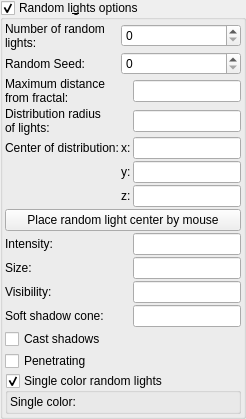
            <widget class="MyGroupBox" name="groupCheck_random_lights_group">
             <property name="toolTip">
              <string>&lt;html&gt;&lt;head/&gt;&lt;body&gt;&lt;p&gt;&lt;img src=&quot;:/tooltips/tooltips_images/random lights placement.png&quot;/&gt;&lt;/p&gt;&lt;p&gt;&lt;span style=&quot; font-weight:600;&quot;&gt;Random seed: &lt;/span&gt;random seed for lights distribution &lt;/p&gt;&lt;p&gt;&lt;span style=&quot; font-weight:600;&quot;&gt;Maximum distance from the fractal: &lt;/span&gt;random lights are placed within this distance from the fractal surface &lt;/p&gt;&lt;p&gt;&lt;span style=&quot; font-weight:600;&quot;&gt;Centre of distribution X, Y, Z: &lt;/span&gt;the centre point for random light distribution. To set this point by mouse pointer, select &amp;quot;Set position of centre for random lights&amp;quot; in Mouse click function combo box in Mandelbulber Render Window &lt;/p&gt;&lt;p&gt;&lt;span style=&quot; font-weight:600;&quot;&gt;Distribution radius of lights: &lt;/span&gt;maximum distance from Centre of distribution where lights can be placed. The random lights appear in the region that matches the condition of being both within this radius and also within the maximum distance from fractal surface.&lt;/p&gt;&lt;p&gt;If this radius is too small to generate random lights, then the program will automatically increase this radius. &lt;/p&gt;&lt;/body&gt;&lt;/html&gt;</string>
             </property>
             <property name="title">
              <string>Random li&amp;ghts options</string>
             </property>
             <property name="checkable">
              <bool>true</bool>
             </property>
             <layout class="QVBoxLayout" name="verticalLayout_random_lights">
              <property name="spacing">
               <number>2</number>
              </property>
              <property name="leftMargin">
               <number>2</number>
              </property>
              <property name="topMargin">
               <number>2</number>
              </property>
              <property name="rightMargin">
               <number>2</number>
              </property>
              <property name="bottomMargin">
               <number>2</number>
              </property>
              <item>
               <layout class="QGridLayout" name="gridLayout_random_lights" columnstretch="0,0,0">
                <property name="spacing">
                 <number>2</number>
                </property>
                <item row="4" column="0">
                 <widget class="QLabel" name="label_random_lights_center_of_distribution">
                  <property name="text">
                   <string>Center of distribution:</string>
                  </property>
                 </widget>
                </item>
                <item row="0" column="0">
                 <widget class="QLabel" name="label_random_lights_number">
                  <property name="text">
                   <string>Number of random
lights:</string>
                  </property>
                 </widget>
                </item>
                <item row="3" column="0">
                 <widget class="QLabel" name="label_random_lights_distribution_radius">
                  <property name="text">
                   <string>Distribution radius
of lights:</string>
                  </property>
                 </widget>
                </item>
                <item row="10" column="2">
                 <widget class="MyLineEdit" name="logedit_random_lights_visibility"/>
                </item>
                <item row="5" column="1">
                 <widget class="QLabel" name="label_distribution_y">
                  <property name="sizePolicy">
                   <sizepolicy hsizetype="Maximum" vsizetype="Preferred">
                    <horstretch>0</horstretch>
                    <verstretch>0</verstretch>
                   </sizepolicy>
                  </property>
                  <property name="text">
                   <string>y:</string>
                  </property>
                 </widget>
                </item>
                <item row="13" column="0" colspan="3">
                 <widget class="MyCheckBox" name="checkBox_random_lights_penetrating">
                  <property name="sizePolicy">
                   <sizepolicy hsizetype="Minimum" vsizetype="Maximum">
                    <horstretch>0</horstretch>
                    <verstretch>0</verstretch>
                   </sizepolicy>
                  </property>
                  <property name="text">
                   <string>Penetrating</string>
                  </property>
                 </widget>
                </item>
                <item row="12" column="0" colspan="3">
                 <widget class="MyCheckBox" name="checkBox_random_lights_cast_shadows">
                  <property name="sizePolicy">
                   <sizepolicy hsizetype="Minimum" vsizetype="Maximum">
                    <horstretch>0</horstretch>
                    <verstretch>0</verstretch>
                   </sizepolicy>
                  </property>
                  <property name="text">
                   <string>Cast shadows</string>
                  </property>
                 </widget>
                </item>
                <item row="10" column="0">
                 <widget class="QLabel" name="label_random_lights_intensity_3">
                  <property name="text">
                   <string>Visibility:</string>
                  </property>
                 </widget>
                </item>
                <item row="6" column="2">
                 <widget class="MyLineEdit" name="vect3_random_lights_distribution_center_z">
                  <property name="sizePolicy">
                   <sizepolicy hsizetype="Minimum" vsizetype="Maximum">
                    <horstretch>0</horstretch>
                    <verstretch>0</verstretch>
                   </sizepolicy>
                  </property>
                 </widget>
                </item>
                <item row="8" column="2">
                 <widget class="MyLineEdit" name="logedit_random_lights_intensity"/>
                </item>
                <item row="3" column="2">
                 <widget class="MyLineEdit" name="logedit_random_lights_distribution_radius"/>
                </item>
                <item row="9" column="0">
                 <widget class="QLabel" name="label_random_lights_intensity_2">
                  <property name="text">
                   <string>Size:</string>
                  </property>
                 </widget>
                </item>
                <item row="5" column="2">
                 <widget class="MyLineEdit" name="vect3_random_lights_distribution_center_y">
                  <property name="sizePolicy">
                   <sizepolicy hsizetype="Minimum" vsizetype="Maximum">
                    <horstretch>0</horstretch>
                    <verstretch>0</verstretch>
                   </sizepolicy>
                  </property>
                 </widget>
                </item>
                <item row="8" column="0">
                 <widget class="QLabel" name="label_random_lights_intensity">
                  <property name="text">
                   <string>Intensity:</string>
                  </property>
                 </widget>
                </item>
                <item row="2" column="2">
                 <widget class="MyLineEdit" name="logedit_random_lights_max_distance_from_fractal"/>
                </item>
                <item row="7" column="0" colspan="3">
                 <widget class="QPushButton" name="pushButton_place_random_lights_by_mouse">
                  <property name="sizePolicy">
                   <sizepolicy hsizetype="Minimum" vsizetype="Maximum">
                    <horstretch>0</horstretch>
                    <verstretch>0</verstretch>
                   </sizepolicy>
                  </property>
                  <property name="text">
                   <string>Place random light center by mouse</string>
                  </property>
                 </widget>
                </item>
                <item row="1" column="1" colspan="2">
                 <widget class="MySpinBox" name="spinboxInt_random_lights_random_seed">
                  <property name="sizePolicy">
                   <sizepolicy hsizetype="Minimum" vsizetype="Maximum">
                    <horstretch>0</horstretch>
                    <verstretch>0</verstretch>
                   </sizepolicy>
                  </property>
                  <property name="maximum">
                   <number>999999</number>
                  </property>
                 </widget>
                </item>
                <item row="6" column="1">
                 <widget class="QLabel" name="label_distribution_z">
                  <property name="sizePolicy">
                   <sizepolicy hsizetype="Maximum" vsizetype="Preferred">
                    <horstretch>0</horstretch>
                    <verstretch>0</verstretch>
                   </sizepolicy>
                  </property>
                  <property name="text">
                   <string>z:</string>
                  </property>
                 </widget>
                </item>
                <item row="4" column="2">
                 <widget class="MyLineEdit" name="vect3_random_lights_distribution_center_x">
                  <property name="sizePolicy">
                   <sizepolicy hsizetype="Minimum" vsizetype="Maximum">
                    <horstretch>0</horstretch>
                    <verstretch>0</verstretch>
                   </sizepolicy>
                  </property>
                 </widget>
                </item>
                <item row="2" column="0">
                 <widget class="QLabel" name="label_random_lights_max_distance_from_fractal">
                  <property name="text">
                   <string>Maximum distance
from fractal:</string>
                  </property>
                 </widget>
                </item>
                <item row="4" column="1">
                 <widget class="QLabel" name="label_distribution_x">
                  <property name="sizePolicy">
                   <sizepolicy hsizetype="Maximum" vsizetype="Preferred">
                    <horstretch>0</horstretch>
                    <verstretch>0</verstretch>
                   </sizepolicy>
                  </property>
                  <property name="text">
                   <string>x:</string>
                  </property>
                 </widget>
                </item>
                <item row="0" column="1" colspan="2">
                 <widget class="MySpinBox" name="spinboxInt_random_lights_number">
                  <property name="sizePolicy">
                   <sizepolicy hsizetype="Minimum" vsizetype="Maximum">
                    <horstretch>0</horstretch>
                    <verstretch>0</verstretch>
                   </sizepolicy>
                  </property>
                  <property name="maximum">
                   <number>999999</number>
                  </property>
                 </widget>
                </item>
                <item row="1" column="0">
                 <widget class="QLabel" name="label_random_lights_random_seed">
                  <property name="text">
                   <string>Random Seed:</string>
                  </property>
                 </widget>
                </item>
                <item row="9" column="2">
                 <widget class="MyLineEdit" name="logedit_random_lights_size"/>
                </item>
                <item row="11" column="2">
                 <widget class="MyLineEdit" name="logedit_random_lights_soft_shadow_cone"/>
                </item>
                <item row="11" column="0">
                 <widget class="QLabel" name="label_random_lights_intensity_4">
                  <property name="text">
                   <string>Soft shadow cone:</string>
                  </property>
                 </widget>
                </item>
               </layout>
              </item>
              <item>
               <widget class="MyGroupBox" name="groupCheck_random_lights_one_color_enable">
                <property name="toolTip">
                 <string>&lt;html&gt;&lt;head/&gt;&lt;body&gt;&lt;p&gt;If enabled then all random light sources have the same color.&lt;/p&gt;&lt;/body&gt;&lt;/html&gt;</string>
                </property>
                <property name="title">
                 <string>Single color random lights</string>
                </property>
                <property name="checkable">
                 <bool>true</bool>
                </property>
                <layout class="QVBoxLayout" name="verticalLayout_5">
                 <property name="leftMargin">
                  <number>2</number>
                 </property>
                 <property name="topMargin">
                  <number>2</number>
                 </property>
                 <property name="rightMargin">
                  <number>2</number>
                 </property>
                 <property name="bottomMargin">
                  <number>2</number>
                 </property>
                 <item>
                  <layout class="QGridLayout" name="gridLayout_12">
                   <item row="0" column="0">
                    <widget class="QLabel" name="label_random_lights_color">
                     <property name="text">
                      <string>Single color:</string>
                     </property>
                     <property name="wordWrap">
                      <bool>true</bool>
                     </property>
                    </widget>
                   </item>
                   <item row="0" column="1">
                    <widget class="MyColorButton" name="colorButton_random_lights_color" native="true">
                     <property name="text" stdset="0">
                      <string>PushButton</string>
                     </property>
                    </widget>
                   </item>
                  </layout>
                 </item>
                </layout>
               </widget>
              </item>
             </layout>
            </widget>
